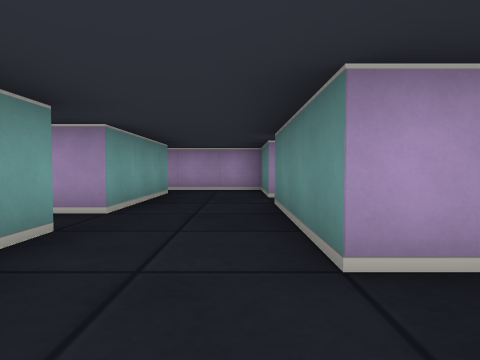
view 1 (above)

19 first-person views from a walk through a cub3D level. The camera is about half as high as the walls, tilts 2° down and sees 75° across. The floor is counted in squares. Each view is taken from the middle of a square. On the plan, view 1 faces up. The plan holds only what a view shows up to about 9 squares ahead; the rest is blank.

view 2
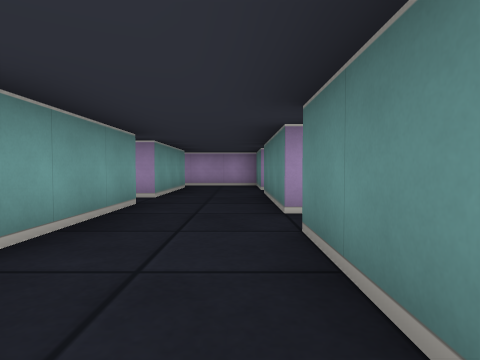

view 3
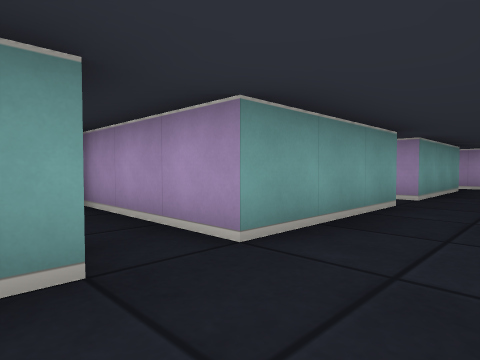

view 4
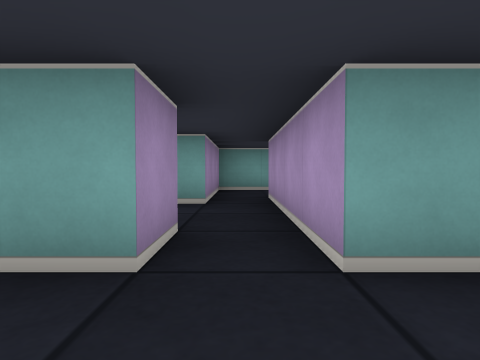

view 5
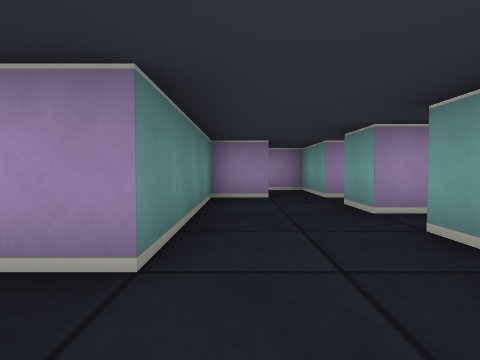

view 6
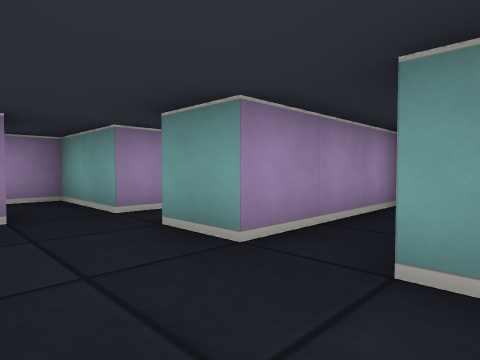

view 7
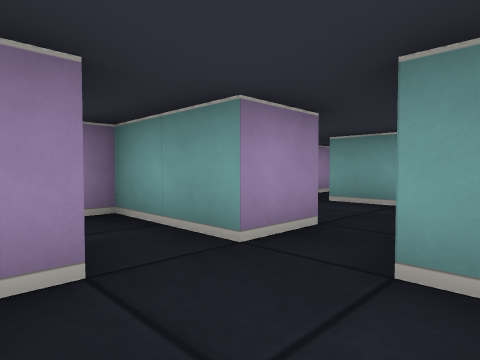

view 8
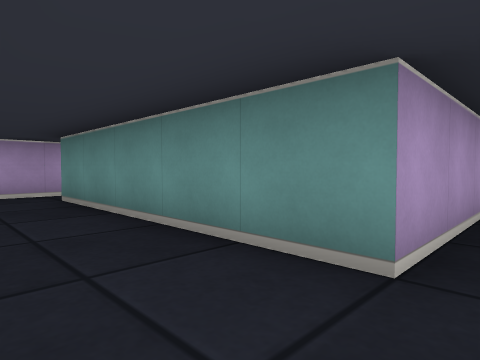

view 9
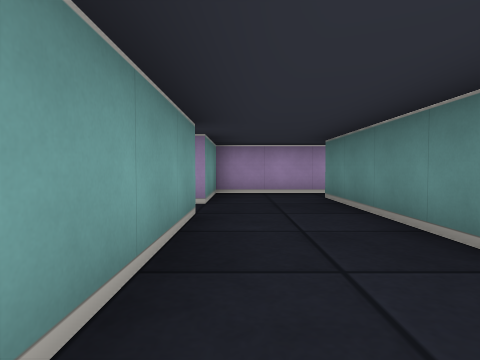

view 10
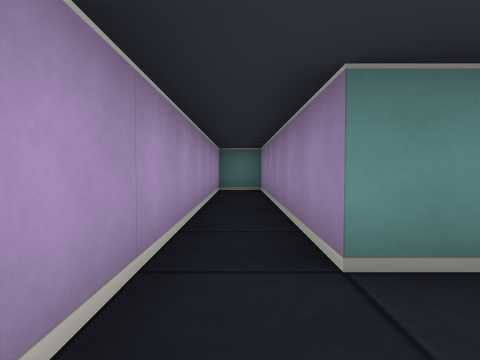

view 11
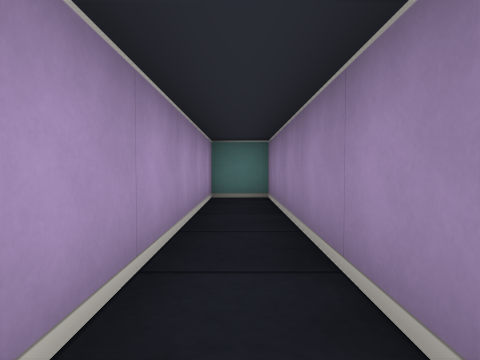

view 12
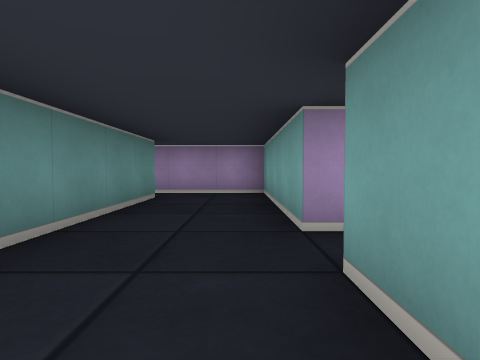

view 13
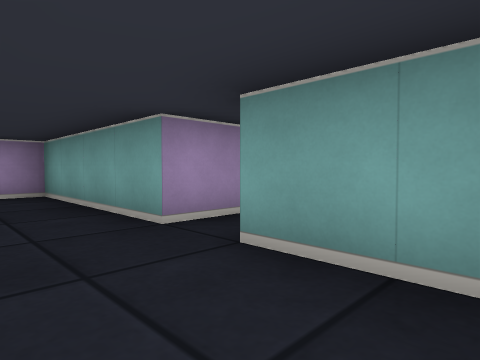

view 14
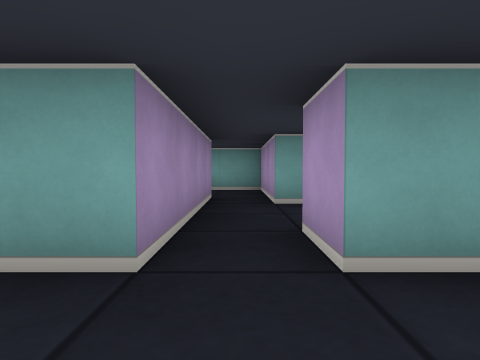

view 15
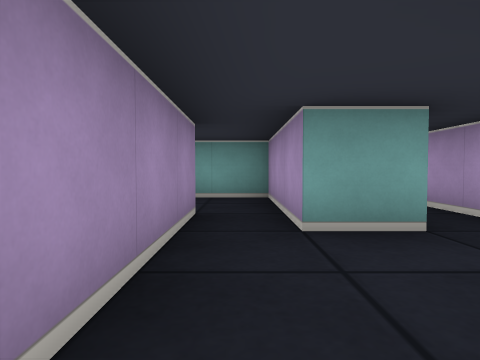

view 16
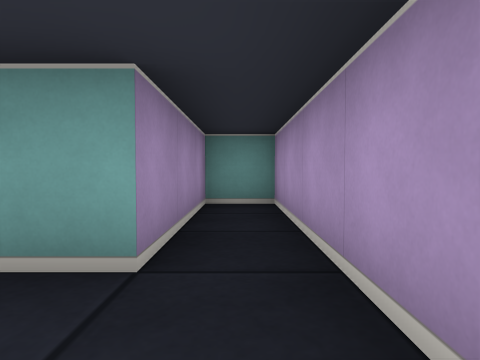

view 17
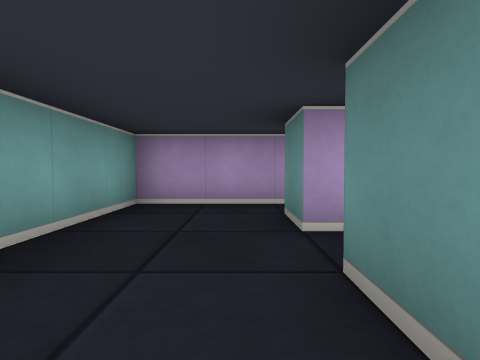

view 18
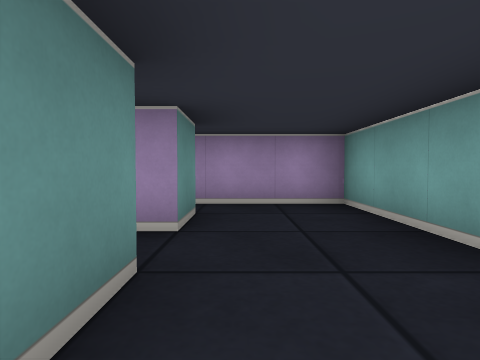

view 19
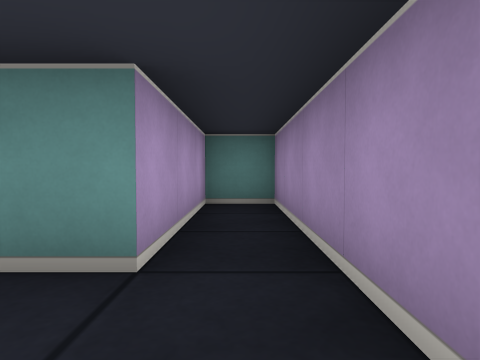

### Floor plan
Points are (right, up) in squares from view 1. A wall is a line through its corners. A room is listed if a view was taken in it or the views show most of it. See-through windows are left out.
Room 1 (views 1, 6)
walls: (-1.5, 1.5) (-1.5, -0.5); (0.5, -0.5) (0.5, 0.5)
ways out: opening at (-0.5, 0) to room 2; opening at (-0.5, 2) to room 3; opening at (1, 1)
Room 2 (views 2, 3, 7)
walls: (-1.5, -0.5) (-4.5, -0.5); (-4.6, -1.5) (-1.5, -1.5) (-1.5, -2.5); (0.5, -2.5) (0.5, -0.5)
ways out: opening at (-0.5, 0) to room 1; opening at (-0.5, -2)
Room 3 (views 4, 5)
walls: (-1.5, 3.5) (-2.5, 3.5); (-2.5, 2.5) (-1.5, 2.5) (-1.5, 1.5); (0.5, 1.5) (0.5, 3.5)
ways out: opening at (-0.5, 2) to room 1; opening at (-2, 3) to room 12; opening at (-0.5, 4)
Room 4 (views 8, 9, 14)
walls: (-7.5, 6.5) (-7.5, 2.5) (-4.5, 2.5); (-4.5, 3.5) (-5.5, 3.5) (-5.5, 7.5)
ways out: opening at (-6.5, 8) to room 5; opening at (-8, 7) to room 6; opening at (-5, 3) to room 12
Room 5 (views 10, 11, 12, 13)
walls: (-5.5, 7.5) (-5.5, 8.5) (0.5, 8.5) (0.5, 9.5) (-7.5, 9.5) (-7.5, 7.5)
ways out: opening at (-6.5, 8) to room 4
Room 6 (view 15)
walls: (-10.5, 6.5) (-7.5, 6.5); (-7.5, 7.5) (-8.5, 7.5)
ways out: opening at (-8, 7) to room 4; opening at (-9.5, 8) to room 7; opening at (-11, 7) to room 9
Room 7 (view 16)
walls: (-9.6, 9.5) (-13.5, 9.5) (-13.5, 8.5) (-10.5, 8.5) (-10.5, 7.5)
ways out: opening at (-9.5, 8) to room 6
Room 8 (views 17, 19)
walls: (-13.5, 3.5) (-13.5, 2.5) (-8.5, 2.5) (-8.5, 3.5) (-11.5, 3.5)
ways out: opening at (-12.5, 4) to room 10
Room 9 (view 18)
walls: (-11.5, 5.5) (-11.5, 6.5) (-10.5, 6.5); (-10.5, 7.5) (-13.5, 7.5) (-13.5, 5.5)
ways out: opening at (-11, 7) to room 6; opening at (-12.5, 6) to room 10
Room 10 (no view inside)
walls: (-11.5, 3.5) (-11.5, 4.5) (-11.1, 4.5); (-13.5, 5.5) (-13.5, 3.5)
ways out: opening at (-12.5, 4) to room 8; opening at (-12.5, 6) to room 9
Room 11 (no view inside)
walls: (-2.6, -3.5) (-1.5, -3.5); (-4.5, -3.4) (-4.5, -4.5)
ways out: opening at (-3.5, -4); opening at (-2, -3)
Room 12 (no view inside)
walls: (-4.5, 2.5) (-4.5, 2); (-2.5, 3.5) (-4.5, 3.5)
ways out: opening at (-2, 3) to room 3; opening at (-5, 3) to room 4
Room 13 (no view inside)
walls: (0.5, 6.5) (0.5, 7.5) (-1.8, 7.5)
ways out: opening at (-2, 7); opening at (-0.5, 6)

Positions as (right, up) in squares from view 1, and headings:
1: (0, 0), facing up
2: (0, -2), facing up
3: (0, -2), facing up-left
4: (0, 3), facing left
5: (0, 2), facing down
6: (0, 0), facing down-left
7: (0, -2), facing down-left
8: (-7, 3), facing up-right
9: (-7, 3), facing up
10: (-7, 9), facing right
11: (-5, 9), facing right
12: (-7, 9), facing down
13: (-6, 9), facing down-left
14: (-6, 7), facing left
15: (-8, 7), facing left
16: (-9, 9), facing left
17: (-12, 3), facing up
18: (-12, 7), facing down
19: (-13, 3), facing right
